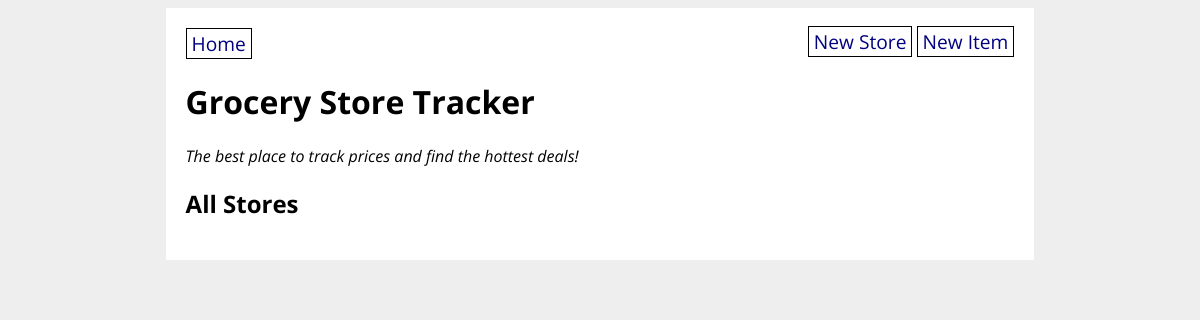
/, run on an earlier commit of the app's database.
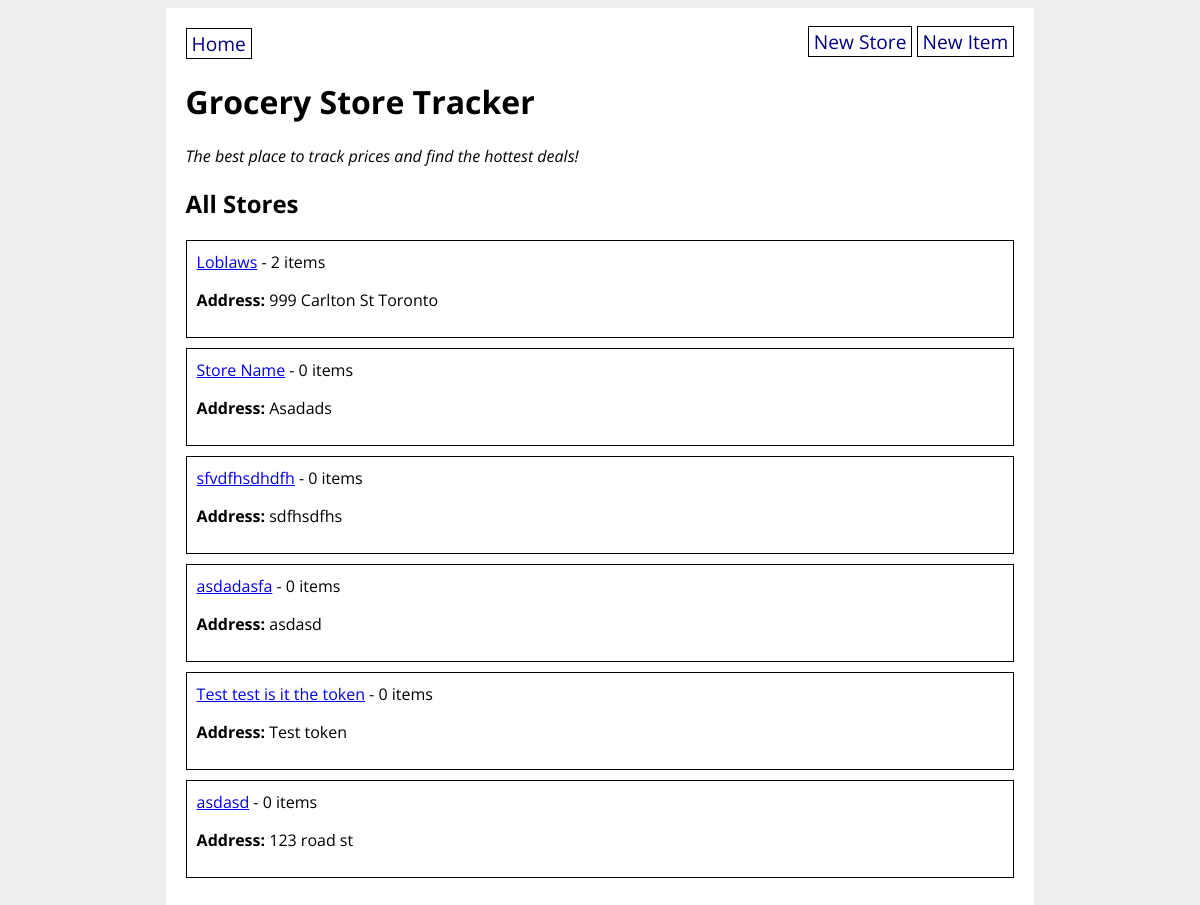
And on a later commit of the database.
### grocery_app/models.py (models this page shows, shortened)
class GroceryStore(db.Model):
    id = db.Column(db.Integer, primary_key=True)
    title = db.Column(db.String(80), nullable=False)
    address = db.Column(db.String(200), nullable=False)
    items = db.relationship('GroceryItem', back_populates='store')

### grocery_app/routes.py (the view)
@main.route('/')
def homepage():
    all_stores = GroceryStore.query.all()
    for store in all_stores:
        print(store.title)
    return render_template('home.html', all_stores=all_stores)

### grocery_app/templates/home.html
{% extends 'base.html' %}
{% block content %}
<h1>Grocery Store Tracker</h1>
<p><em>The best place to track prices and find the hottest deals!</em></p>
<h2>All Stores</h2>
{% for store in all_stores %}
<div class="store">
    <a href="/store/{{ store.id }}">{{ store.title }}</a> -
    {{ store.items|length }} items
    <p><strong>Address:</strong> {{ store.address }}</p>
</div>
{% endfor %}
{% endblock %}

What changed in the data, as far as the page shows it:
added GroceryStore: title "Loblaws", items|length "2", address "999 Carlton St Toronto"
added GroceryStore: title "Store Name", items|length "0", address "Asadads"
added GroceryStore: title "sfvdfhsdhdfh", items|length "0", address "sdfhsdfhs"
added GroceryStore: title "asdadasfa", items|length "0", address "asdasd"
added GroceryStore: title "Test test is it the token", items|length "0", address "Test token"
added GroceryStore: title "asdasd", items|length "0", address "123 road st"
